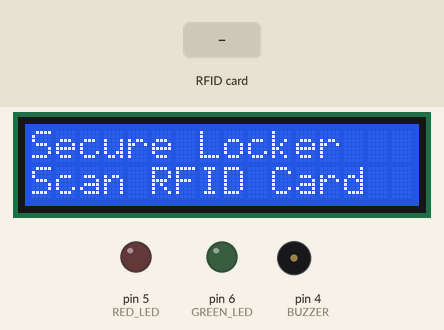
Recording of a sketch running on a simulated Arduino Uno, built with avr-gcc and run on an emulated ATmega328P. Parts: 16×2 character LCD, output pins drawn as LEDs (lit = HIGH), buzzer (waves = sounding, pin HIGH). The test bench sets the inputs (shaded band). Pins used as bus, display or sensor lines are not drawn; what the sketch prints to the serial monitor is not drawn.

Above: at 1.3 s.
1.4 s: RFID card 71 3F EC 08 held to the reader
At 2.0 s:
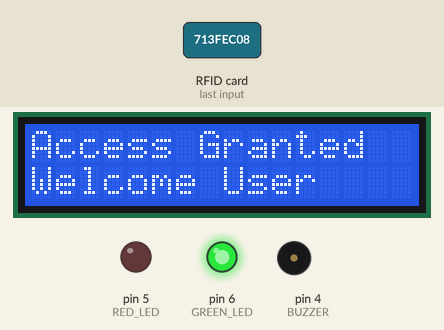
At 4.1 s:
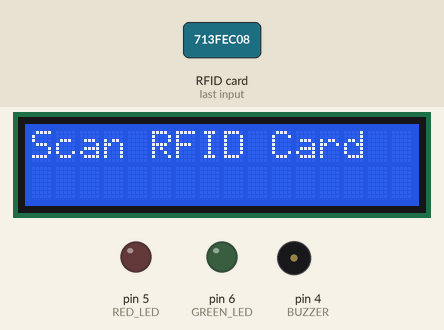
4.4 s: RFID card 5E 7A 19 C4 held to the reader
At 5.5 s:
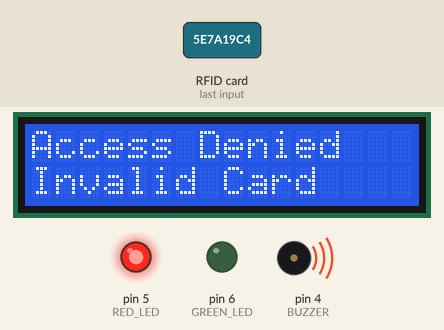
Timing chart, 0 to 8.0 s (numbered marks = the images above; inputs shaded):
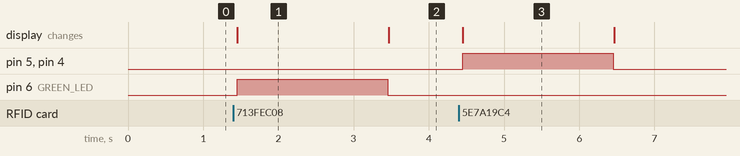

Measured:
- after the input at 1.4 s, pin 6 (GREEN_LED): LOW → HIGH after 0.05 s, → LOW 2.0 s later; the display: changes after 0.05 s (image 1)
- after the input at 4.4 s, pin 5 (RED_LED), pin 4 (BUZZER): LOW → HIGH after 0.05 s, → LOW 2.0 s later; the display: changes after 0.05 s (image 3)
- what the display in image 1 shows lasts 2.0 s, from 1.5 s to 3.5 s

The sketch:

RFID__Access_System.ino
```cpp
// RFID Based Secure Locker System
// Innovation Project

#include <SPI.h>
#include <MFRC522.h>
#include <LiquidCrystal_I2C.h>

// RFID Pins
#define SS_PIN 10
#define RST_PIN 9

// LED & Buzzer Pins
#define GREEN_LED 6
#define RED_LED 5
#define BUZZER 4

MFRC522 rfid(SS_PIN, RST_PIN);
LiquidCrystal_I2C lcd(0x27, 16, 2);

// 👉 Replace this with YOUR real card UID
String authorizedUID = "713fec08";   // Example only

void setup() {

  Serial.begin(9600);

  // LCD Init
  lcd.begin();
  lcd.backlight();

  // RFID Init
  SPI.begin();
  rfid.PCD_Init();

  // Outputs
  pinMode(GREEN_LED, OUTPUT);
  pinMode(RED_LED, OUTPUT);
  pinMode(BUZZER, OUTPUT);

  lcd.setCursor(0, 0);
  lcd.print("Secure Locker");
  lcd.setCursor(0, 1);
  lcd.print("Scan RFID Card");

  Serial.println("RFID Secure Locker Ready...");
}

void loop() {

  // Wait for card
  if (!rfid.PICC_IsNewCardPresent()) return;
  if (!rfid.PICC_ReadCardSerial()) return;

  // Build UID properly
  String cardUID = "";

  for (byte i = 0; i < rfid.uid.size; i++) {

    if (rfid.uid.uidByte[i] < 0x10)
      cardUID += "0";

    cardUID += String(rfid.uid.uidByte[i], HEX);
  }

  // Print UID
  Serial.print("Card UID: ");
  Serial.println(cardUID);

  lcd.clear();

  // Compare UID
  if (cardUID == authorizedUID) {

    lcd.setCursor(0, 0);
    lcd.print("Access Granted");
    lcd.setCursor(0, 1);
    lcd.print("Welcome User");

    digitalWrite(GREEN_LED, HIGH);
    digitalWrite(RED_LED, LOW);
    digitalWrite(BUZZER, LOW);

  } else {

    lcd.setCursor(0, 0);
    lcd.print("Access Denied");
    lcd.setCursor(0, 1);
    lcd.print("Invalid Card");

    digitalWrite(RED_LED, HIGH);
    digitalWrite(GREEN_LED, LOW);
    digitalWrite(BUZZER, HIGH);
  }

  delay(2000);

  digitalWrite(RED_LED, LOW);
  digitalWrite(GREEN_LED, LOW);
  digitalWrite(BUZZER, LOW);

  lcd.clear();
  lcd.setCursor(0, 0);
  lcd.print("Scan RFID Card");

  // Stop communication with card
  rfid.PICC_HaltA();
  rfid.PCD_StopCrypto1();
}
```
